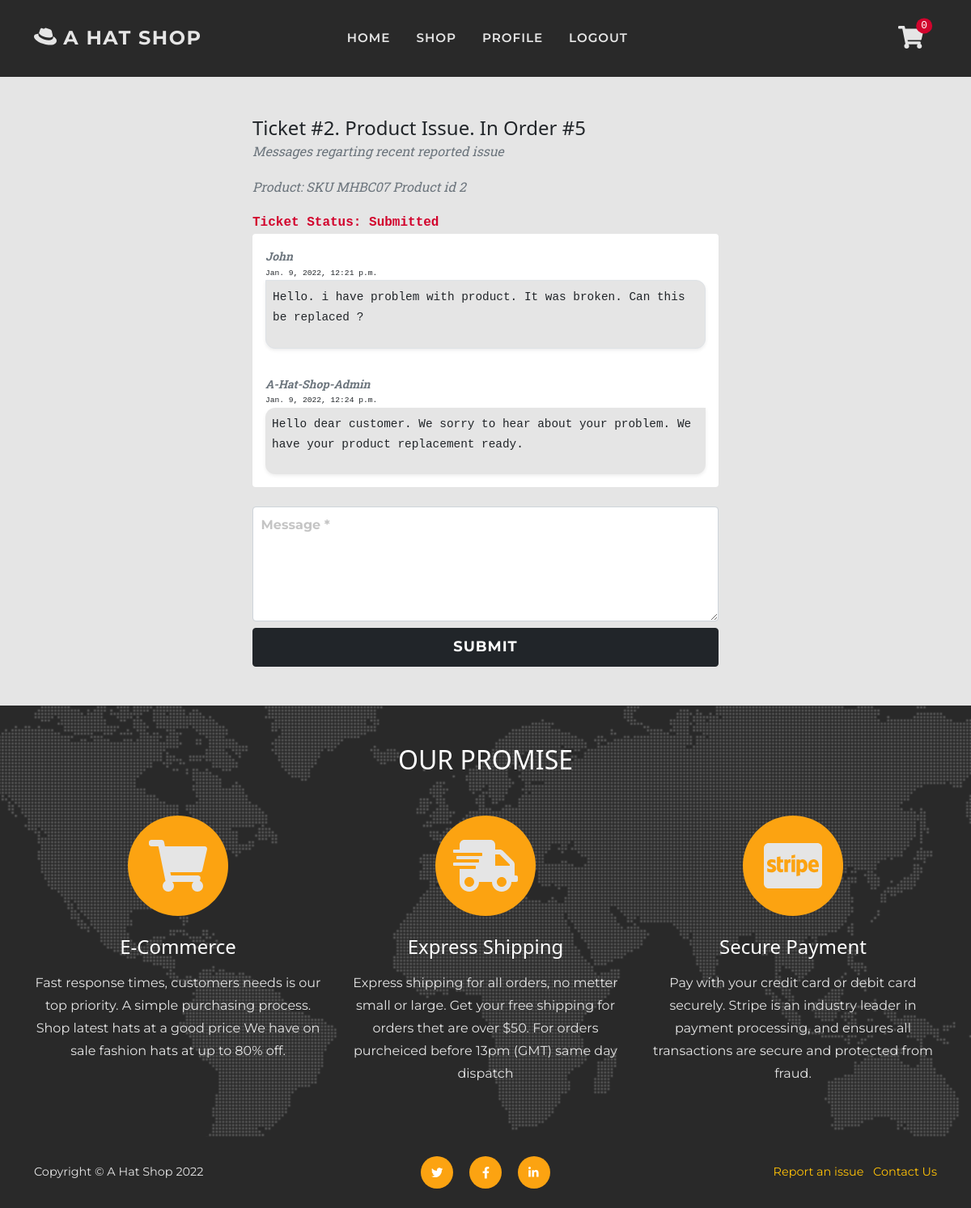
/support/message/2?unread=False (signed in), run on the app's committed database.
### support/models.py (models this page shows, shortened)
class CustomerSuport(models.Model):
    SUBMITTED = 'Submitted'
    REVIEW = 'In Review'
    RESOLVED = 'Resolved'
    SELECT = 'Select'
    ORDER = 'Order'
    PRODUCT = 'Product'
    ACCOUNT = 'Account'
    ISSUE_CHOICES = [
        (SELECT, 'Select'),
        (ORDER, 'Order'),
        (PRODUCT, 'Product'),
        (ACCOUNT, 'Account'),
    ]
    STATUS_CHOICES = [
        (SUBMITTED, 'Submitted'),
        (REVIEW, 'In Review'),
        (RESOLVED, 'Resolved'),
    ]
    status = models.CharField(
        max_length=60, default=SUBMITTED,
        choices=STATUS_CHOICES)
    user_profile = models.ForeignKey(
        User, on_delete=models.CASCADE,
        related_name='user_support')
    issue = models.CharField(
        max_length=60, default=SELECT,
        choices=ISSUE_CHOICES)
    message = models.TextField(max_length=500)
    order_line = models.ForeignKey(
        OrderLine, on_delete=models.CASCADE,
        related_name='orderline_support', null=True)
    order = models.ForeignKey(
        Order, on_delete=models.CASCADE,
        related_name='order_support', null=True)
    date = models.DateTimeField(auto_now_add=True)
    def __str__(self):
        return f'Ticket #{self.id}. {self.issue} Issue. In {self.order}'

class Message(models.Model):
    thread = models.ForeignKey(
             CustomerSuport, null=False, blank=False,
             on_delete=models.CASCADE, related_name='messages_thread')
    user = models.ForeignKey(
             User, null=False, blank=False,
             on_delete=models.CASCADE, related_name="sender")
    message = models.TextField(max_length=500)
    timestamp = models.DateTimeField(auto_now_add=True)
    unread = models.BooleanField(default=True)

### checkout/models.py (models this page shows, shortened)
class Order(models.Model):
    SUBMITTED = 'Submitted'
    PAYMENT = 'Payment received'
    PROCESSED = 'Proccessed'
    SHIPPED = 'Shipped'
    CANCELLED = 'Cancelled'
    COMPLETED = 'Completed'
    ORDER_STATUS = [
        (SUBMITTED, 'Submitted'),
        (PAYMENT, 'Payment received'),
        (PROCESSED, 'Proccessed'),
        (SHIPPED, 'Shipped'),
        (CANCELLED, 'Cancelled'),
        (COMPLETED, 'Completed'),
    ]
    date = models.DateTimeField(auto_now_add=True)
    status = models.CharField(
        max_length=50, default=SUBMITTED, choices=ORDER_STATUS)
    order_number = models.CharField(
        max_length=32, null=False, editable=False)
    total = models.DecimalField(
        max_digits=10, decimal_places=2, default=0)
    delivery = models.DecimalField(
        max_digits=6, decimal_places=2, default=0)
    items = models.TextField(
        null=False, blank=False, default='')
    stripe_pid = models.CharField(
        max_length=254, null=False, blank=False, default='')
    paid = models.BooleanField(default=False)
    user_profile = models.ForeignKey(
        User, on_delete=models.SET_NULL,
        null=True, blank=True, related_name='orders')
    full_name = models.CharField(max_length=50)
    email = models.EmailField(max_length=50)
    shipping_name = models.CharField(max_length=50)
    address_line_1 = models.CharField(max_length=100)
    address_line_2 = models.CharField(max_length=100, blank=True)
    city = models.CharField(max_length=60)
    county = models.CharField(max_length=60, blank=True)
    postcode = models.CharField(max_length=30, blank=True)
    country = CountryField(blank_label='Country')
    def __str__(self):
        return str(f'Order #{self.id}')

class OrderLine(models.Model):
    product = models.ForeignKey(Product, on_delete=models.CASCADE)
    quantity = models.IntegerField(default=1)
    order = models.ForeignKey(Order, on_delete=models.CASCADE,
                              related_name='lineitems')
    product_total = models.DecimalField(
        max_digits=6, decimal_places=2, editable=False, default=0)
    def __str__(self):
        return f'SKU {self.product.sku} Product id {self.product.id}'

### shop/models.py (models this page shows, shortened)
class Product(models.Model):
    sku = models.CharField(max_length=60)
    category = models.ForeignKey(
        'Category', null=True, blank=True,
        on_delete=models.SET_NULL)
    style = models.CharField(max_length=60)
    color = models.CharField(max_length=60)
    name = models.CharField(max_length=60)
    description = models.TextField(max_length=250)
    price = models.DecimalField(
        max_digits=6, decimal_places=2)
    image = models.ImageField(null=True, blank=True)
    sale = models.BooleanField(default=False)
    sale_price = models.DecimalField(
        max_digits=6, decimal_places=2,
        null=True, blank=True)
    item_count = models.IntegerField(
        blank=False, null=False, default=0)
    rating = models.DecimalField(
        max_digits=6, decimal_places=2,
        null=True, blank=True)
    rating_counter = models.PositiveSmallIntegerField(default=0)

### support/views.py (the view, shortened to what this page needs)
# urls.py: path('message/<issue_id>', views.messages_view, name='messages_view'),
@login_required
def messages_view(request, issue_id):
    issue = get_object_or_404(CustomerSuport, pk=issue_id)
    profile = request.user
    if not profile.is_superuser:
        status_form = None
        if not issue.user_profile == profile:
            messages.error(request, 'Error loading support ticket')
            return redirect(reverse('home'))
    all_messages = Message.objects.all()
    thread_messages = all_messages.filter(thread=issue)
    if 'unread' in request.GET:
        for message in thread_messages:
            message.unread = request.GET['unread']
            message.save()
    form = MessageForm()
    context = {
        'thread_messages': thread_messages,
        'status_form': status_form,
        'issue': issue,
        'form': form,
    }
    return render(request, 'messages/messages.html', context)

### support/forms.py
class MessageForm(forms.ModelForm):
    prefix = 'mesage'
    class Meta:
        model = Message
        fields = ('message',)
    def __init__(self, *args, **kwargs):
        super().__init__(*args, **kwargs)
        for field in self.fields:
            if self.fields[field].required:
                placeholder = f'{self.fields[field].label} *'
            self.fields[field].widget.attrs['placeholder'] = placeholder
            self.fields[field].label = False

### cart/contexts.py (called while the page is built, shortened)
def cart_contents(request):
    cart_items = []
    total = 0
    before = 0
    item_count = 0
    availability = 0
    cart = request.session.get('cart', {})
    if total < 50:
        delivery = total * Decimal(10 / 100)
        free_deivery = 50 * total
    else:
        delivery = 0
        free_deivery = 0
    delivery = round(delivery, 2)
    grand_total = delivery + total
    grand_total = round(grand_total, 2)
    context = {
        'cart_items': cart_items,
        'total': total,
        'before': before,
        'item_count': item_count,
        'delivery': delivery,
        'free_deivery': free_deivery,
        'deivery_treshold': 10,
        'grand_total': grand_total,
    }
    return context

### reviews/contexts.py (called while the page is built)
def review_context(request):
    review_items = ProductReview.objects.all()
    context = {
        'review_items': review_items,
    }
    return context

### support/contexts.py (called while the page is built, shortened)
def message_context(request):
    unread_messages_count = 0
    user_messages = None
    all_messages = Message.objects.all()
    if request.user.is_authenticated:
        profile = request.user
        user_messages = []
        if not request.user.is_superuser:
            if all_messages:
                issues = profile.user_support.all().exclude(status='Resolved')
        else:
            issues = CustomerSuport.objects.all()
        filtered_mesages = all_messages.exclude(
            user=profile).exclude(unread=False)
    context = {
        'unread_messages_count': unread_messages_count,
        'user_messages': user_messages,
    }
    return context

### support/templates/messages/messages.html (shortened to what this page needs)
{% extends 'base.html' %}
{% load static %}
{% load thumbnail %}
{% block page_header %}
<header class="py-5">
</header>
{% endblock %}
{% block content %}
<section class="page-section">
    <div class="container col-12 col-sm-8 col-lg-6">
        <div class="mx-auto element-width">
            <span class="h4">{{ issue }}</span>
            <p class="text-muted text-italic ">Messages regarting recent reported issue</p>
            {% if issue.order_line %}
            <p class="p-0 text-muted text-italic">Product: {{ issue.order_line }}</p>
            {% endif %}
            {% if issue.status == 'Resolved' %}
            <p class="m-0 text-success fw-bolder font-monospace">Ticket Status: {{ issue.status }}</p>
            {% else %}
            <p class="m-0 text-danger fw-bolder font-monospace">Ticket Status: {{ issue.status }}</p>
            {% endif %}
            <div class="messages-body bg-white rounded mb-4">
                {% for message in thread_messages %}
                {% if message.user.is_superuser %}
                <div class="rounded p-3">
                    <p class="m-0 fw-bolder text-muted text-italic text-capitalize small">{{ message.user.username }}
                    </p>
                    <p class="m-0 time font-monospace">{{ message.timestamp }}</p>
                    <div class="text-admin bg-light p-2 shadow-sm">
                        <p class="message font-monospace small">{{ message.message }}</p>
                    </div>
                </div>
                {% else %}
                <div class="rounded p-3">
                    <p class="m-0 fw-bolder text-muted text-italic text-capitalize small">{{ message.user.username }}
                    </p>
                    <p class="m-0 time font-monospace">{{ message.timestamp }}</p>
                    <div class="text bg-light p-2 bg-light shadow-sm border">
                        <p class="message font-monospace small">{{ message.message }}</p>
                    </div>
                </div>
                {% endif %}
                {% endfor %}
            </div>
            {% include 'includes/forms/message-form.html' %}
        </div>
    </div>
</section>
{% endblock %}

### static/css/base.css (style rules this page uses)
:root { --bs-warning: #fca311; --bs-white: #ffffff; --bs-gray: #292929; --bs-light: #e5e5e5; --bs-dark: #000000; --bs-danger: #d2042d; --bs-success: #6a994e; --bs-primary: #292929; --bs-secondary: #e5e5e5; --bs-primary-rgb: 41, 41, 41; --bs-secondary-rgb: 229, 229, 229; --bs-warning-rgb: 252, 163, 17; --bs-success-rgb: 106, 153, 78; --bs-danger-rgb: 210, 4, 45; --bs-white-rgb: 255, 255, 255; --bs-light-rgb: 229, 229, 229; --bs-dark-rgb: 0, 0, 0; }
.text-italic { font-weight: 400; font-style: italic; font-family: "Roboto Slab", -apple-system, BlinkMacSystemFont, "Segoe UI", Roboto, "Helvetica Neue", Arial, sans-serif, "Apple Color Emoji", "Segoe UI Emoji", "Segoe UI Symbol", "Noto Color Emoji"; }
html { scroll-padding-top: 4.5rem; scroll-behavior: smooth; }
body { position: relative; overflow-x: hidden; background-color: #e5e5e5; }
p { line-height: 1.75; }
.text { border-radius: 0 12px 12px 12px; }
.text-admin { border-radius: 12px 0px 12px 12px; }
section, .page-section { padding: 3rem 0; min-height: 50vh; }
@media (min-width: 768px) { section { padding: 6rem 0; } }
.time { font-size: .6rem; }
.message { font-size: .9rem; }

### static/css/forms.css (style rules this page uses)
form .form-group { margin-bottom: .5rem; }
.element-width, form { max-width: 600px; }
.form-control { padding: .6rem; font-weight: 700; }
.form-group textarea { height: 100%; min-height: 3rem; }
@media (min-width: 768px) { .form-group textarea { height: 100%; min-height: 3rem; } }
.textarea { overflow-y: hidden; }

### data on the page
CustomerSuport: id+issue+order "Ticket #2. Product Issue. In Order #5", order_line "SKU MHBC07 Product id 2", status "Submitted"
Message: user.username "John", timestamp "Jan. 9, 2022, 12:21 p.m.", message "Hello. i have problem with product. It was broken. Can this be replaced ?"
Message: user.username "A-Hat-Shop-Admin", timestamp "Jan. 9, 2022, 12:24 p.m.", message "Hello dear customer. We sorry to hear about your problem. We have your product replacement ready."

### other printed values
{{ item_count }} "0"
